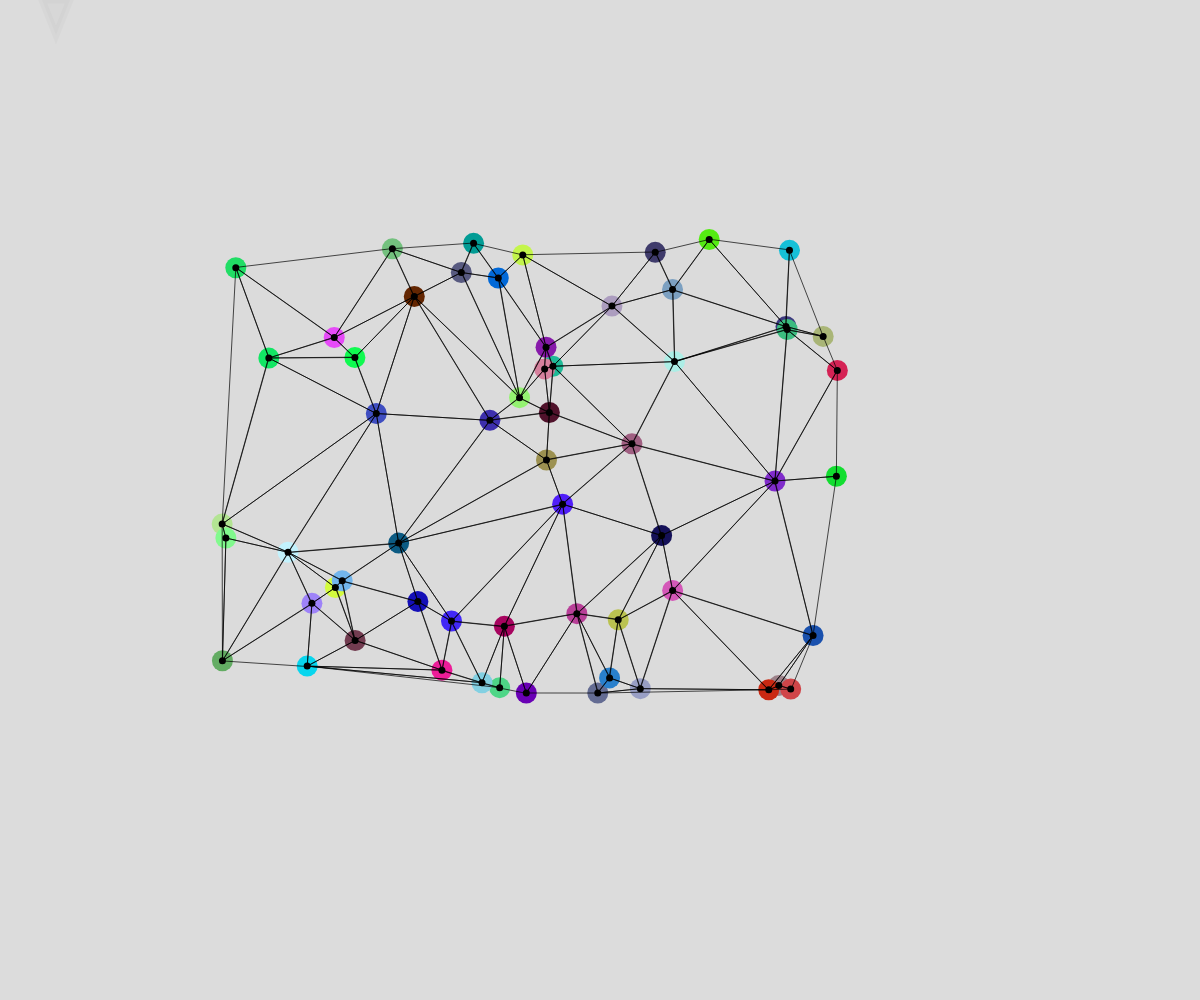
Frame 1 (no input)
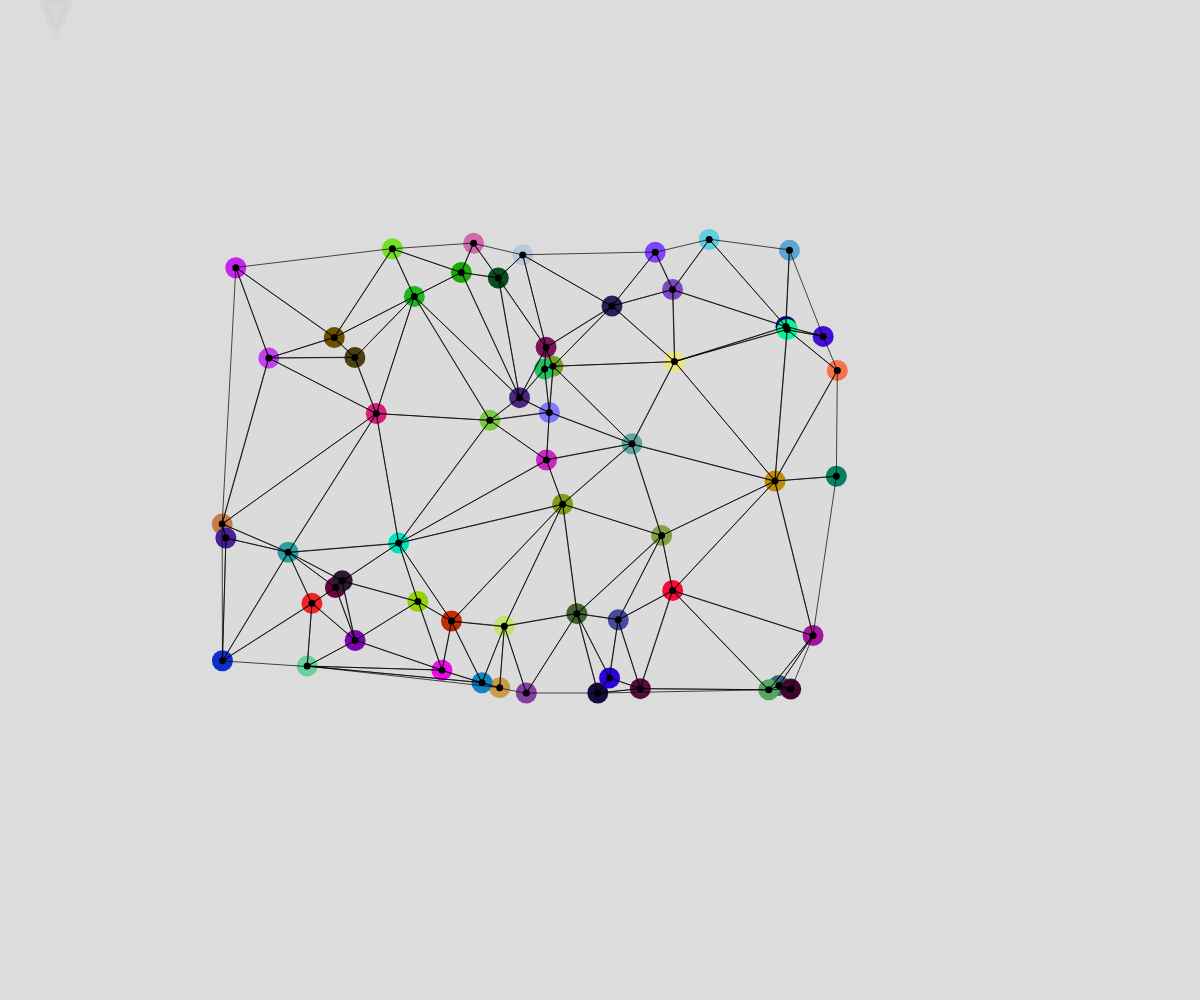
Frame 2 (the mouse pressed at the canvas centre, redrawn once)

The p5.js sketch that drew these frames (run headless with seeded random() and noise() and a simulated clock; the mouse was pressed at the canvas centre and the sketch redrawn once):

// p5.js sketch
// ── sketch.js

const rColor = (a) => {
  return [
    Math.floor(Math.random() * 255),
    Math.floor(Math.random() * 255),
    Math.floor(Math.random() * 255),
    a,
  ];
};

let points = randomPoints(60, window.innerWidth-300, window.innerHeight-300,300,300);

//let points = [p1,p2,p3];

let dimension = [window.innerWidth, window.innerHeight];

function setup() {
  createCanvas(window.innerWidth, window.innerHeight);

}
function draw() {
  background(220); 
  scale(0.7)
  drawTriangle();
  for (let p of points) {
    stroke("black");
    strokeWeight(10);
    point(p.x,p.y)
  }
  noLoop();
  
}

function randomPoints(n, xmax, ymax,xoff=0,yoff=0) {
  let new_points = [];
  for (let i = 0; i < n; i++) {
    let x = Math.random() * xmax;
    let y = Math.random() * ymax;
    let p = new myPoint(x+xoff, y+yoff);
    new_points.push(p);
  }
  return new_points;
}
function resize() {
  let [w,h] = [ window.innerWidth,window.innerHeight];
  for (let i = 0; i< points.length; i++) {
    points[i].rescale(dimension[0],w,dimension[1],h);
  }
  dimension = [w,h]
  resizeCanvas(w,h);
}

function drawPoint(p,color="purple",size=10) {
  stroke(color);
  strokeWeight(size);
  point(p.x, p.y);

}
function drawPoints(points,color,size) {
  for (let p of points) {
  drawPoint(p,color,size);
  }
}
function updatePoints() {
  for (let i = 0; i< points.length; i++) {
    points[i].x += random(-1,+1);
    points[i].y -= 1;
    if (points[i].y < 0)
    points[i].y = dimension[1];
  }
}


function drawTriangle() {
  mesh = new TriangleMesh(points);
  console.log(mesh);
  stroke([255,255,255,255]);
  strokeWeight(5);
  for (let t of mesh.triangles) {
    let [p1,p2,p3] = t.points;
    rColor()
    t.draw([0,0,0,255],[0,0,0,1],1)


   
  }
}


// ── point.js
class myPoint {
  constructor(x, y) {
    this.x = x;
    this.y = y;
  }

  distance(other) {
    return Math.sqrt((this.x - other.x)**2 + (this.y - other.y)**2)
  }

  rescale(xMaxOld,xMaxNew,yMaxOld,yMaxNew){
    this.x = (this.x / xMaxOld) * xMaxNew;
    this.y = (this.y / yMaxOld) * yMaxNew; 
  }
  add(other) {
    this.x += other.x;
    this.y += other.y;
  }

  subtract(other) {
    this.x -= other.x; 
    this.y -= other.y;
  }
  multiply(scalar) {
    this.x * scalar;
    this.y * scalar;
  }

  draw(color=[0,0,0],size=10) {
    stroke(color[0],color[1],color[2]);
    strokeWeight(size);
    return point(this.x,this.y);
  }

  as_xy() {
    return [this.x,this.y];
  }

  angle(other) {
    return  Math.atan2( (other.y- this.y),  (other.x - this.x))
  }

  is_equal(other) {
    if (this.x == other.x && this.y == other.y) {
      return true
    }
    return false;
  }
  is_contained(list_of_other) {
    for (let p in list_of_other) {
      if (p.x == this.x & p.y == this.y) {
        return true
      }
    }
    return false
  }
}
// ── triangle.js
class myTriangle {
  constructor(pnt1, pnt2, pnt3) {
    this.points = [pnt1, pnt2, pnt3];
    this.points = this.points.sort((a, b) => {
      a.x - b.x;
    });
  }

  get_sides() {
    let [p1, p2, p3] = this.points;
    let a = p1.distance(p2);
    let b = p2.distance(p3);
    let c = p3.distance(p1);

    return [a, b, c];
  }

  isPointInCircumcircle(pnt) {
    let circle_radius = this.circumcircle();
    let center = this.centroid();
    let distance = pnt.distance(center);
    if (distance < circle_radius) {
      return true;
    }
    return false;
  }

  area() {
    let [a, b, c] = this.get_sides();

    let s = (a + b + c) / 2;
    let area = Math.sqrt(s * (s - a) * (s - b) * (s - c));

    return area;
  }
  centroid() {
    let [a, b, c] = this.points;
    let [ax, ay] = a.as_xy();
    let [bx, by] = b.as_xy();
    let [cx, cy] = c.as_xy();

    let d = 2 * (ax * (by - cy) + bx * (cy - ay) + cx * (ay - by));
    let ux =
      ((ax * ax + ay * ay) * (by - cy) +
        (bx * bx + by * by) * (cy - ay) +
        (cx * cx + cy * cy) * (ay - by)) /
      d;
    let uy =
      ((ax * ax + ay * ay) * (cx - bx) +
        (bx * bx + by * by) * (ax - cx) +
        (cx * cx + cy * cy) * (bx - ax)) /
      d;

    let x = (this.points[0].x + this.points[1].x + this.points[2].x) / 3;
    let y = (this.points[0].y + this.points[1].y + this.points[2].y) / 3;

    return new myPoint(ux, uy);
  }
  circumcircle() {
    let [pnt1, pnt2, pnt3] = this.points;
    let [a, b, c] = this.get_sides();
    let r = (a * b * c) / (4 * this.area());
    return r;
  }

  is_contained(list_of_other) {
    for (let other of list_of_other) {
      if (this.is_equal(other)) {
        return true;
      }
    }
    return false;
  }

  circumcircle_center() {
    return [this.centroid().x, this.centroid().y, this.circumcircle()];
  }

  draw_circumcircle() {
    let [cx, cy, r] = this.circumcircle_center();
    circle(cx, cy, r * 2);
    point(cx, cy);
  }

  draw(
    strokeColor = [100, 100, 100, 10],
    fillColor = [100, 100, 100, 10],
    size = 10
  ) {
    stroke(...strokeColor);
    strokeWeight(size);
    fill(...fillColor);
    let [p1, p2, p3] = this.points;
    return triangle(p1.x, p1.y, p2.x, p2.y, p3.x, p3.y);
  }

  is_equal(other) {
    let pntsA = this.points;
    let pntsB = other.points;
    let cnt = 0;
    for (let p of pntsA) {
      if (pntsB.includes(p)) {
        cnt += 1;
      }
    }

    return cnt == 3;
  }

  p1() {
    return this.points[0];
  }
  p2() {
    return this.points[1];
  }
  p3() {
    return this.points[2];
  }

  as_edges() {
    let [pnt1, pnt2, pnt3] = this.points;
    let e1 = new Edge(pnt1, pnt2);
    let e2 = new Edge(pnt2, pnt3);
    let e3 = new Edge(pnt3, pnt1);

    return [e1, e2, e3];
  }

  shares_vertex(other) {
    let pntsA = this.points;
    let pntsB = other.points;

    for (let pA of pntsA) {
      for (let pB of pntsB) {
        if (pA == pB) {
          return true;
        }
      }
    }

    return false;
  }

  shares_edge(other) {
    let edgesA = this.as_edges();
    let edgesB = other.as_edges();

    for (let eA of edgesA) {
      for (let eB of edgesB) {
        if (eA === eB) {
          return [true, eA];
        }
      }
    }

    return [false, null];
  }

  as_xy() {
    return [this.points.map((p) => p.x), this.points.map((p) => p.y)];
  }
}

class Edge {
  constructor(p1, p2) {
    this.p1 = p1;
    this.p2 = p2;
  }
  length() {
    return this.p1.distance(this.p2);
  }

  is_equal(other) {
    let pntsA = [this.p1, this.p2];
    let pntsB = [other.p1, other.p2];

    let cnt = 0;
    for (let pA of pntsA) {
      for (let pB of pntsB) {
        if (pA.is_equal(pB)) {
          cnt += 1;
        }
      }
    }
    return cnt === 2;
  }

  is_contained(list_of_other) {
    for (let other of list_of_other) {
      if (this.is_equal(other)) {
        return true;
      }
    }
    return false;
  }
}

// ── triangleMesh.js
class TriangleMesh {
  constructor(points) {
    this.delaunay(points);
  }

  delaunay(points) {
    let pnt1 = new myPoint(60, 0);
    let pnt2 = new myPoint(80, 50);
    let pnt3 = new myPoint(100, 0);

    let tri = new myTriangle(pnt1, pnt2, pnt3);
    tri.draw();

    let superTriangle = __superTriangle(points);
    let triangulation = [superTriangle];

    //superTriangle.draw([0, 0, 255, 60], [0, 0, 0, 1], 10);

    let count = 0;

    for (const point of points) {
      console.log("Iteration ---", count, point);
      point.draw(rColor(255), 30);
      console.log("Triangles 1", triangulation.length);
      
      let badTriangles = [];
      for (let tri of triangulation) {
        if (tri.isPointInCircumcircle(point)) {
          badTriangles.push(tri);
        }
      }

      let polygon = [];

      for (let triA of badTriangles) {
        for (let edgeA of triA.as_edges()) {
          let frequency = 1;
          for (let triB of badTriangles) {
            if (!triA.is_equal(triB)) {
              if (edgeA.is_contained(triB.as_edges())) {
               frequency += 1;
              }
            }
          }

          if (frequency ==1) {
            polygon.push(edgeA);
          }
        }
      }
      console.log("Triangles 2", triangulation.length);
     
      let new_triangulation = [];
      for (let tri of triangulation) {
        let isBad = false;
        for (let triBad of badTriangles) {
          if (triBad.is_equal(tri)) {
            isBad = true;
          }
        }

        if (!isBad) {
          new_triangulation.push(tri);
        }
      }
      triangulation = new_triangulation;
      console.log("Triangles 3", triangulation.length);
      for (let edge of polygon) {
        let pnt1 = edge.p1;
        let pnt2 = edge.p2;
        let new_triangle = new myTriangle(pnt1, pnt2, point);
        triangulation.push(new_triangle);
      }
      console.log("Triangles 4 (Push New )", triangulation.length);

    }
    console.log("-------Cleanup");

    let new_triangles = [];
    for (let tri of triangulation) {
      let isin = false;
      for (let pA of tri.points) {
        for (let pB of superTriangle.points) {
          if (pA.is_equal(pB)) {
            isin = true;
          }
        }
      }
      if (!isin) {
        new_triangles.push(tri);
      }
    }
    this.triangles = new_triangles;
  }
}

function __superTriangle(points) {
  let x = points.map((p) => p.x);
  let y = points.map((p) => p.y);

  
  let xmin = Math.min(...x);
  let xmax = Math.max(...x);
  let ymin = Math.min(...y);
  let ymax = Math.max(...y);
  
  let dx  = xmax - xmin;
  let dy = ymax - ymin;

  let pnt1 = new myPoint(xmin, ymin);
  let pnt2 = new myPoint(xmax, ymin);
  let yoff = ymax - ymin;
  let middle = (xmin + xmax) / 2;
  let pnt3 = new myPoint(middle, ymin);
  pnt3 = new myPoint((pnt2.x + pnt1.x) / 2, ymin - yoff);

  // y = kx + d
  let k1 = (pnt3.y - pnt1.y) / (pnt3.x - pnt1.x);
  let d1 = -k1 * pnt1.x + pnt1.y;

  const eqation1 = (y) => (y - d1) / k1;
  pnt4 = new myPoint(eqation1(ymax), ymax);

  let k2 = (pnt3.y - pnt2.y) / (pnt3.x - pnt2.x);
  let d2 = -k2 * pnt2.x + pnt2.y;
  const eqation2 = (y) => (y - d2) / k2;
  pnt5 = new myPoint(eqation2(ymax), ymax);

  let p1 = new myPoint(pnt3.x, pnt3.y);
  let p2 = new myPoint(pnt4.x, pnt4.y + 100);
  let p3 = new myPoint(pnt5.x, pnt5.y + 100);

  let xx = points.map((p) => p.x);

  for (let x of xx) {
    if (x < eqation1(x.y)) {
      console.log(true);
    }
    if (x > eqation2(x.y)) {
      console.log(true);
    }
  }
  let superTriangle = new myTriangle(p1, p2, p3);

  let fac = 1.2
  let center = superTriangle.centroid();
  let [cx,cy] = center.as_xy();


  let new_points = [];
  for (p of superTriangle.points) {
    let [px,py] = p.as_xy();
    let new_x = (px - cx) * fac + cx;
    let new_y = (py - cy) * fac + cy;
    new_points.push(new myPoint(new_x,new_y))
  }

  superTriangle.points = new_points;


  return superTriangle;
}
